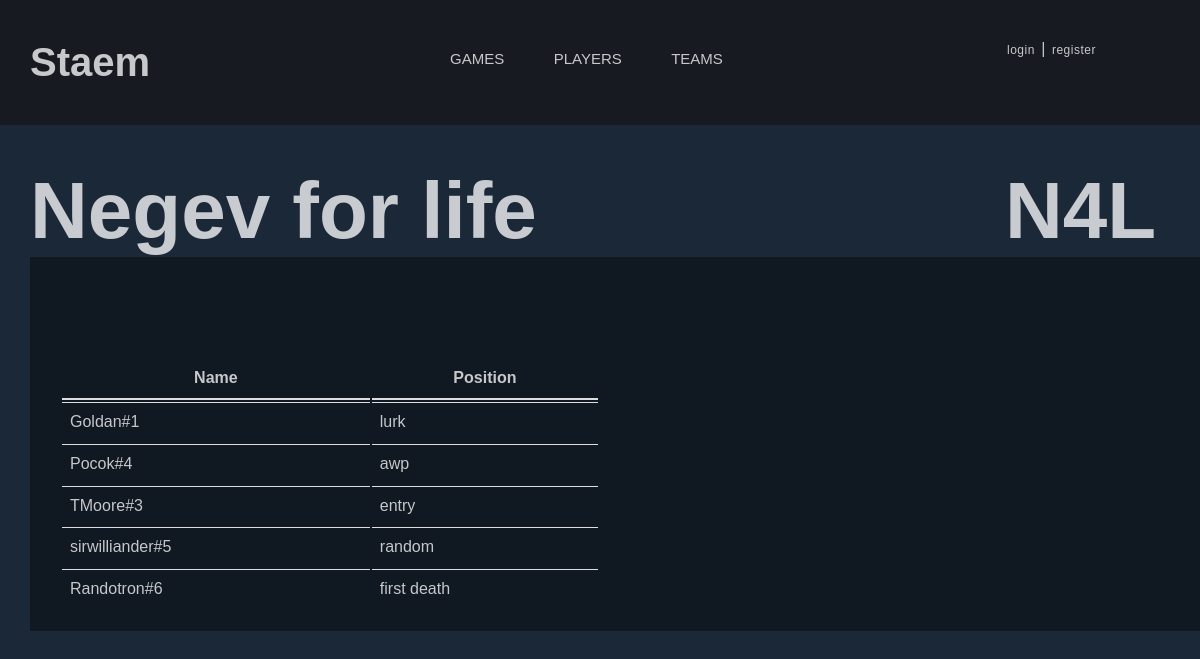
The page /team.php?teamtag=1 on the database its author committed.
### tables this page shows
create table team (
  tag int primary key auto_increment,
  gameid int not null,
  teamname nvarchar(40),
  sname varchar(3),
  foreign key (gameid) references game(id)
  );

create table teammember (
  id int primary key auto_increment,
  playertag int not null,
  teamtag int not null,
  jointime datetime,
  position nvarchar(20),
  foreign key (playertag) references player(tag),
  foreign key (teamtag) references team(tag)
  );

create table player (
	tag int primary key auto_increment,
    ign varchar(20) NOT NULL,
    balance float(4) default 0.0,
    email varchar(50),
    pw varchar(200)
    );

### functions.php (called while the page is built, shortened)
<?php
    function myq ($link,$cmd) {
        $stuff=mysqli_query($link,$cmd);
        return $stuff;
    }
?>

### team.php (the view, shortened to what this page needs)
<!DOCTYPE html>
<html lang="HU">
    <head>
        <link href="bootstrap\bootstrap.css" rel="stylesheet">
        <link href="mainf.css" rel="stylesheet">
    </head>
    <body>
    <?php
        include 'menu.php';
        require_once("functions.php");
        $link=myconnect();
        $result=myq($link,"SELECT * FROM team WHERE tag=".$_GET["teamtag"].";");
        $row=mysqli_fetch_array($result);
        $result2=myq($link,"SELECT * FROM player INNER JOIN teammember ON tag=playertag WHERE teamtag=".$_GET["teamtag"].";");
    ?>
    <div class="container">
        <div class="row">
            <div class="col-sm-10" id="bigname">
                <?php echo "<h2 id="."bigass".">".$row["teamname"]."</h2>"; ?>
            </div>
            <div class="col-sm-2" id="bigname">
                <?php echo "<h2 id="."bigass".">".$row["sname"]."</h2>"; ?>
            </div>
        </div>
        <div class="container fullcont">
            <div class="col-sm-6">
                <table id="itemtable" class="table table-hover">
                    <thead>
                        <tr>
                            <th>Name</th>
                            <th>Position</th>
                        </tr>
                    </thead>
                    <tbody>
                        <?php
                            while ($member=mysqli_fetch_array($result2)) {
                                echo "
                                    <tr>
                                        <td><a href="."profile.php?playertag=".$member["tag"]."".">".$member["ign"]."#".$member["tag"]."</td>
                                        <td>".$member["position"]."</td>
                                    </tr>
                                ";
                            }
                        ?>
                    </tbody>
                </table>
            </div>
            <div class="col-sm-4 col-sm-offset-1" style='margin-top:150px'>
            </div>
        </div>
    </div>
    </body>
</html>

### mainf.css (style rules this page uses)
body { background-color: rgb(27, 40, 56); font-family: Arial; color: #ffffffc2; }
a { text-decoration: none; color: #ffffffc2; }
.table { background-color:#101822; }
#bigname { margin-top:40px; }
.fullcont { background-color:#101822; }
#bigass { font-size:80px; }
#itemtable { margin-top:100px; }

### rows shown on the page
team: teamname "Negev for life", sname "N4L"
teammember: playertag.ign "Goldan", playertag.tag "1", position "lurk"
teammember: playertag.ign "Pocok", playertag.tag "4", position "awp"
teammember: playertag.ign "TMoore", playertag.tag "3", position "entry"
teammember: playertag.ign "sirwilliander", playertag.tag "5", position "random"
teammember: playertag.ign "Randotron", playertag.tag "6", position "first death"
